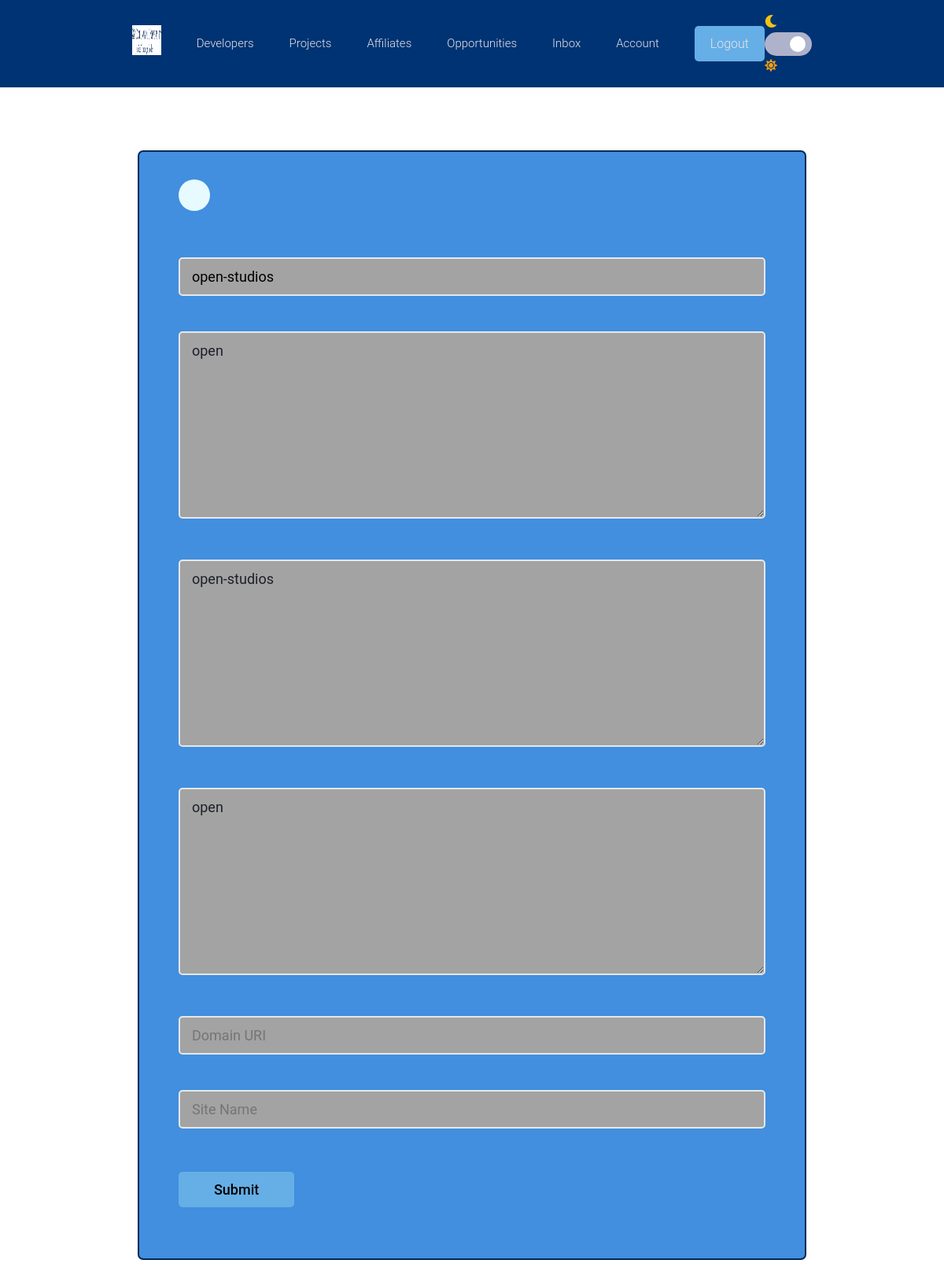
Page /projects/project/077fa338f39346eab7d605117cb213dd/open-studios/demo-conf (signed in) on the earlier database version.
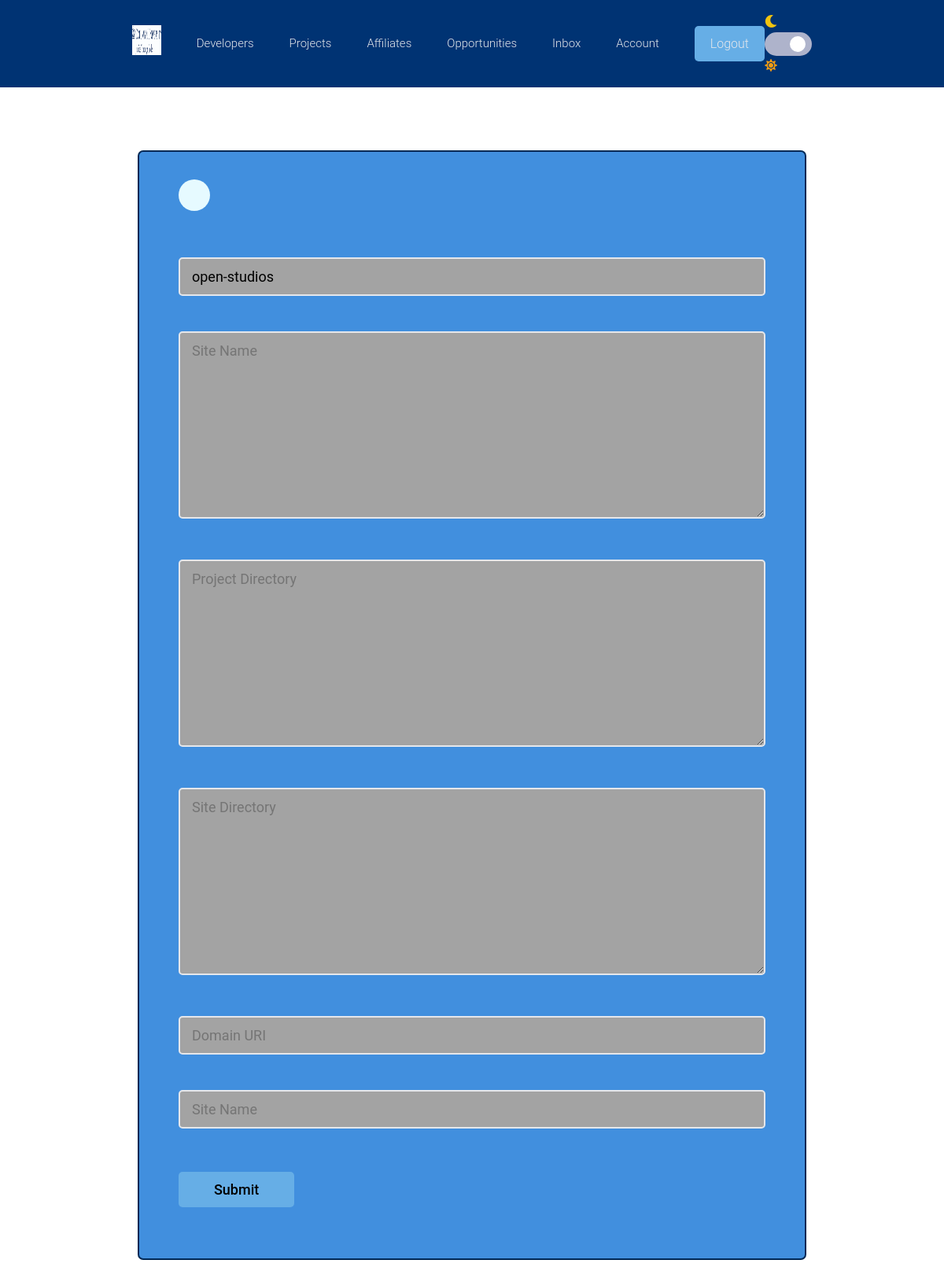
Same page on the later database version.
### projects/models.py (models this page shows, shortened)
class Project(models.Model):
    id = models.UUIDField(default = uuid.uuid4, unique = True, primary_key = True, editable = False)
    owner = models.ForeignKey(Profile, null = True, blank = True, on_delete = models.CASCADE)
    title = models.CharField(max_length = 200)
    slug = models.SlugField(default = '', editable = False, max_length = 200, null = False)
    created = models.DateTimeField(auto_now_add = True)
    description = models.TextField(null = True, blank = True)
    tags = models.ManyToManyField('Tag', blank = True)
    featured_image = models.ImageField(null = True, blank = True,
                                        upload_to = 'projects/', default = "projects/default.jpg")
    demo_link = models.CharField(max_length = 2000, null = True, blank = True)
    source_link = models.CharField(max_length = 2000, null = True, blank = True)
    site = models.ForeignKey(Site, default = None, on_delete=models.CASCADE)
    demo = models.BooleanField(default = False, null = True, blank = True)
    demo_set = models.BooleanField(default = False, null = True, blank = True)
    project_name = models.CharField(max_length = 200, default = "", blank = True, null = True)
    site_name = models.CharField(max_length = 200, default = "", blank = True, null = True)
    project_directory = models.CharField(max_length = 200, default = "", blank = True, null = True)
    site_directory = models.CharField(max_length = 200, default = "", blank = True, null = True)
    vote_total = models.IntegerField(default = 0, null = True, blank = True)
    vote_ratio = models.IntegerField(default = 0, null = True, blank = True)
    class Meta:
        ordering = ['-vote_ratio', '-vote_total', 'title']
        unique_together = [['slug', 'owner']]

### projects/views.py (the view, shortened to what this page needs)
# urls.py: path('project/<str:owner>/<str:slug>/demo-conf', views.projectDemoConf, name = "demo-conf"),
@login_required(login_url = "login")
def projectDemoConf(request, owner, slug):
    profile = request.user.profile
    project = profile.project_set.get(slug = slug)
    dform = DemoForm(instance = project)
    sform = SiteForm(instance = project)
    context = {
        'dform': dform,
        'sform': sform,
        'project': project,
        'profile': profile
    }
    return render(request, "projects/demo_form.html", context)

### projects/forms.py
class SiteForm(ModelForm):
    class Meta:
        model = Site
        fields = '__all__'
        widgets = {
            'name': forms.TextInput(attrs = {
                'placeholder': 'Site Name'}),
            'domain': forms.TextInput(attrs = {
                'placeholder': 'Domain URI',
                'hint': 'Fully qualified domain name'}),
        }
    def __init__(self, *args, **kwargs):
        super(SiteForm, self).__init__(*args, **kwargs)
        for name, field in self.fields.items():
            field.widget.attrs.update({'class': 'input'})

### users/models.py (called while the page is built)
    def __str__(self):
        if self.profile_type == 'alum':
            return str(self.name)
        else:
            return str(self.organization_name)

### projects/templates/projects/demo_form.html (shortened to what this page needs)
{% extends 'main.html' %}
{% block content %}
<main class="formPage my-xl">
    <div class="content-box">
        <div class="formWrapper">
            <a class="backButton" href="{% url 'project' project.owner project.slug %}"></a>
            <br>
            <form class="form" method="POST" enctype="multipart/form-data">
                {% for field in dform %}
                    <div class="form__field">
                        {{field}}
                    </div>
                {% endfor %}
                {% for field in sform %}
                    <div class="form__field">
                        {{field}}
                    </div>
                {% endfor %}
                <input class="btn btn--sub btn--lg  my-md" type="submit" value="Submit" />
            </form>
        </div>
    </div>
</main>
{% endblock %}

Differences in the rows shown:
changed Project "open-studios": site_name "open" → (not shown); project_directory "open-studios" → (not shown); site_directory "open" → (not shown)
